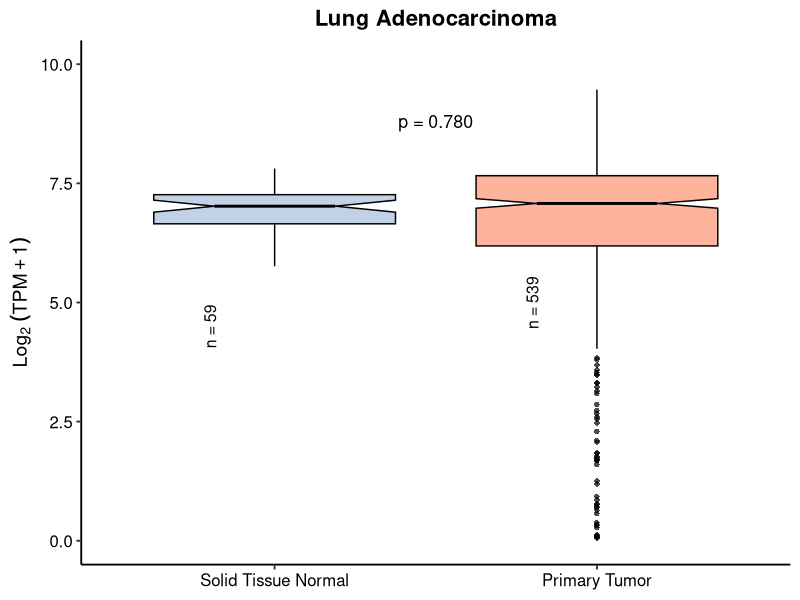

This chart was generated by the following R code:
library(tidyverse)

# 1. Read the raw TPM values from your files
stn_raw <- read.csv("./STN.tsv", header = FALSE)$V1
pt_raw <- read.csv("./PT.tsv", header = FALSE)$V1

# 2. Remove NAs and apply log2 transformation: log2(TPM + 1)
stn_log <- log2(na.omit(stn_raw) + 1)
pt_log <- log2(na.omit(pt_raw) + 1)

# 3. Create a combined data frame using dplyr
df_plot <- bind_rows(
  data.frame(Log2_TPM = stn_log, Sample_Type = "Solid Tissue Normal"),
  data.frame(Log2_TPM = pt_log, Sample_Type = "Primary Tumor")
) %>%
  mutate(Sample_Type = factor(Sample_Type, levels = c("Solid Tissue Normal", "Primary Tumor")))

# 4. Calculate sample sizes (n)
n_stn <- length(stn_log)
n_pt <- length(pt_log)

# 5. Calculate Mann-Whitney U (Wilcoxon) test p-value in base R
wilcox_res <- wilcox.test(stn_log, pt_log)
p_val <- wilcox_res$p.value

# Format the p-value string nicely
p_label <- if (p_val < 0.001) {
  sprintf("p = %.1e", p_val)
} else {
  sprintf("p = %.3f", p_val)
}

# 6. Generate the notched boxplot with custom colors mapped to Sample_Type
p <- ggplot(df_plot, aes(x = Sample_Type, y = Log2_TPM, fill = Sample_Type)) +
  geom_boxplot(notch = TRUE, color = "black", outlier.shape = 16, outlier.size = 1.5, alpha = 0.7) +
  scale_fill_manual(values = c("Solid Tissue Normal" = "#a6bddb", "Primary Tumor" = "#fc9272")) +
  theme_classic(base_size = 14) +
  labs(
    title = "Lung Adenocarcinoma",
    x = NULL,
    y = expression(Log[2]~(TPM + 1))
  ) +
  ylim(0, 10) +
  # Add the p-value manually using annotate
  annotate("text", x = 1.5, y = 8.8, label = p_label, size = 4.5) +
  # Add sample size annotations next to the boxes
  annotate("text", x = 0.8, y = 4.5, label = paste0("n = ", n_stn), angle = 90, size = 4) +
  annotate("text", x = 1.8, y = 5.0, label = paste0("n = ", n_pt), angle = 90, size = 4) +
  theme(
    legend.position = "none", # Hide legend since the x-axis labels already explain it
    plot.title = element_text(hjust = 0.5, face = "bold", size = 16),
    axis.text.x = element_text(color = "black", size = 12),
    axis.text.y = element_text(color = "black", size = 12),
    axis.title.y = element_text(face = "bold", size = 14)
  )

# Save the plot
ggsave("./nkx2_1_luad_boxplot_colour.png", plot = p, width = 6, height = 7, dpi = 300)
cat("Colorful boxplot successfully generated and saved as 'nkx2_1_luad_boxplot_colour.png'!\n")
